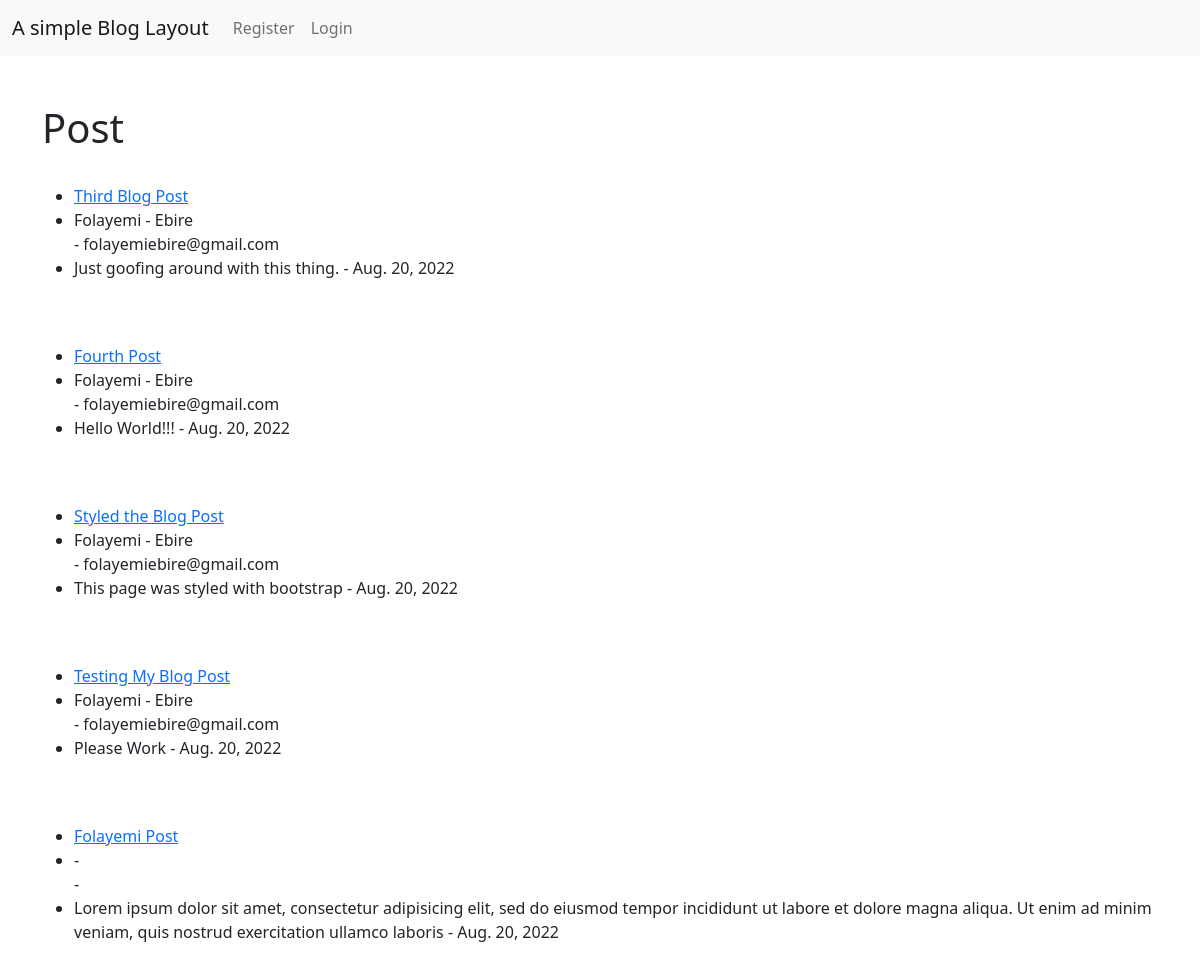
The page / on the database its author committed.
### theblog/models.py (models this page shows, shortened)
class Post(models.Model):
	title = models.CharField(max_length=255)
	title_tag = models.CharField(max_length=255, default='My New Blog Site!')
	author = models.ForeignKey(User, on_delete=models.CASCADE)
	body = models.TextField()
	post_date = models.DateField(auto_now_add=True)

### theblog/views.py (the view)
# urls.py: path('', HomeView.as_view(), name="home"),
class HomeView(ListView):
	model = Post
	template_name = 'home.html'
	ordering = ['-post_date']

### theblog/templates/home.html (shortened to what this page needs)
{% extends 'base.html' %}
{% block content %}
<h1>Post</h1>
{% for post in object_list %}
	<br/>
	<ul>
		<li><a href="{% url 'article-detail' post.pk %}">{{ post.title }}</a></li>
		<li>{{ post.author.first_name }} - {{ post.author.last_name }}<br/> - {{ post.author.email }}</li>
		<li>{{ post.body|slice:":200" }} - {{ post.post_date }}</li>
	</ul>
	<br/>
{% endfor %}
{% endblock %}

### theblog/templates/base.html (shortened to what this page needs)
<!doctype html>
<html lang="en">
  <head>
    <link href="https://cdn.jsdelivr.net/npm/bootstrap@5.0.2/dist/css/bootstrap.min.css" rel="stylesheet">
  </head>
  <body>
    <nav class="navbar navbar-expand-sm navbar-light bg-light">
  <div class="container-fluid">
    <a class="navbar-brand" href=" {% url 'home' %} "> A simple Blog Layout </a>
    <div class="collapse navbar-collapse" id="navbarSupportedContent">
      <ul class="navbar-nav me-auto mb-2 mb-lg-0">
        {% if user.is_authenticated %}
          <li class="nav-item">
            <a class="nav-link" href=" {% url 'add_post' %} ">Add Post</a>
          </li>
          <li class="nav-item">
            <a class="nav-link" href=" {% url 'logout' %} ">Logout</a>
          </li>
        {% else %}
          <li class="nav-item">
            <a class="nav-link" href=" {% url 'register' %} ">Register</a>
          </li>
          <li class="nav-item">
            <a class="nav-link" href=" {% url 'login' %} ">Login</a>
          </li>
        {% endif %}
      </ul>
    </div>
  </div>
</nav>
    <div class="container">
      <br/><br/>
      {% block content %}
      {% endblock %}
    </div>
  </body>
</html>

### rows shown on the page
Post: title "Third Blog Post", author.first_name "Folayemi", author.last_name "Ebire", author.email "folayemiebire@gmail.com", body "Just goofing around with this thing.", post_date "Aug. 20, 2022"
Post: title "Fourth Post", author.first_name "Folayemi", author.last_name "Ebire", author.email "folayemiebire@gmail.com", body "Hello World!!!", post_date "Aug. 20, 2022"
Post: title "Styled the Blog Post", author.first_name "Folayemi", author.last_name "Ebire", author.email "folayemiebire@gmail.com", body "This page was styled with bootstrap", post_date "Aug. 20, 2022"
Post: title "Testing My Blog Post", author.first_name "Folayemi", author.last_name "Ebire", author.email "folayemiebire@gmail.com", body "Please Work", post_date "Aug. 20, 2022"
Post: title "Folayemi Post", body "Lorem ipsum dolor sit amet, consectetur adipisicing elit, sed do eiusmod tempor incididunt ut labore et dolore magna aliqua. Ut enim ad minim veniam, quis nostrud exercitation ullamco laboris", post_date "Aug. 20, 2022"
